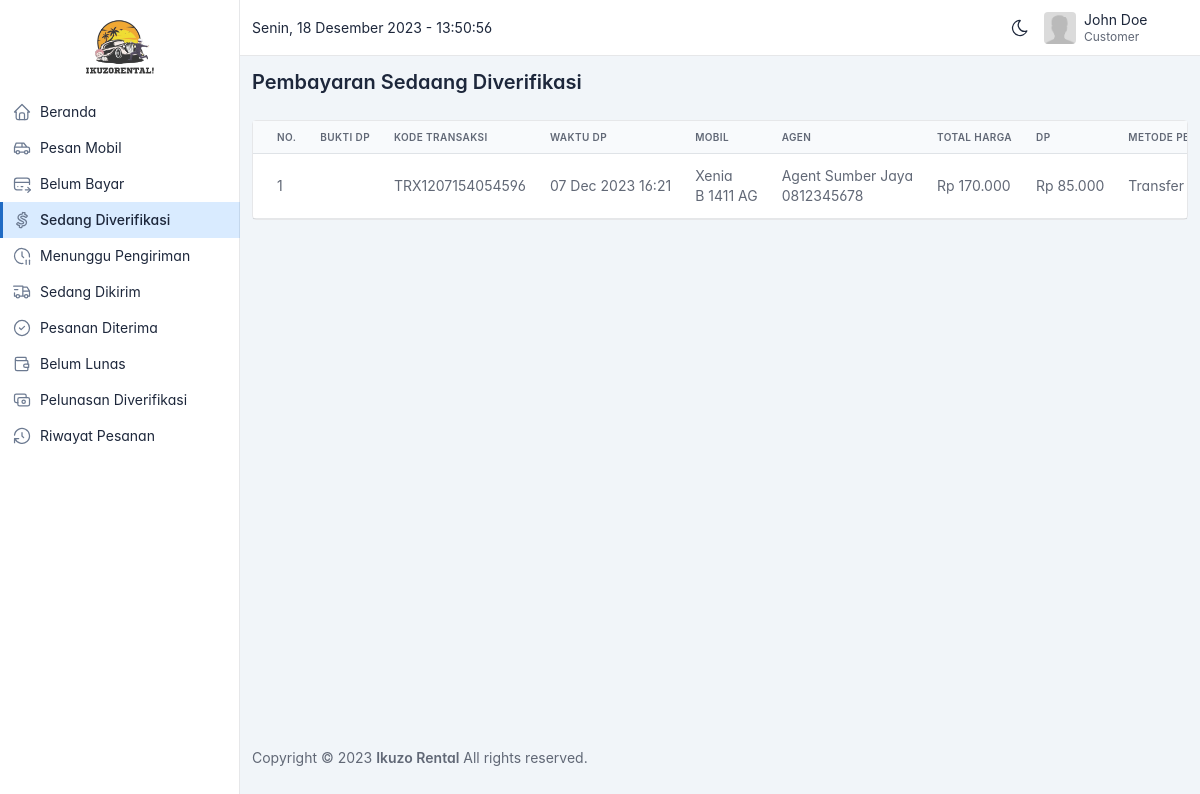
The app's page /customer/pembayaran-diverifikasi.php (signed in), older data.
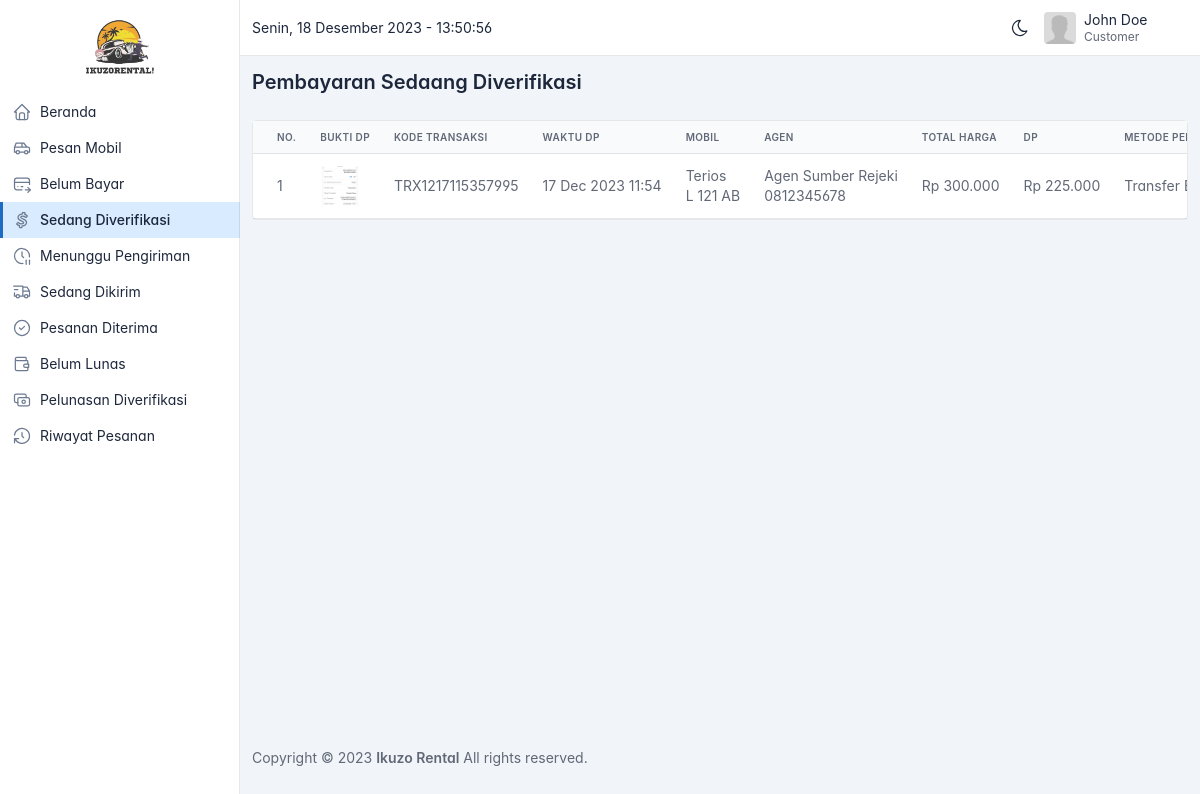
The same page, newer data.
### tables this page shows
CREATE TABLE `transaksi` (
  `id` bigint(20) UNSIGNED NOT NULL,
  `mobil_id` bigint(20) UNSIGNED NOT NULL,
  `user_id` bigint(20) UNSIGNED NOT NULL,
  `agen_id` bigint(20) UNSIGNED NOT NULL,
  `metode_pembayaran_id` bigint(20) UNSIGNED DEFAULT NULL,
  `status_pembayaran_id` bigint(20) UNSIGNED NOT NULL,
  `status_pengiriman_id` bigint(20) UNSIGNED NOT NULL,
  `status_pengembalian_id` bigint(20) UNSIGNED NOT NULL,
  `jasa_kirim_id` bigint(20) UNSIGNED NOT NULL,
  `denda_id` bigint(20) UNSIGNED DEFAULT NULL,
  `kode_transaksi` varchar(255) NOT NULL,
  `nama_penerima` varchar(255) NOT NULL,
  `alamat_penerima` varchar(255) NOT NULL,
  `no_hp_penerima` varchar(255) NOT NULL,
  `tanggal_sewa` datetime NOT NULL,
  `tanggal_pemesanan` datetime NOT NULL,
  `tanggal_pengembalian` datetime DEFAULT NULL,
  `jumlah_hari` int(11) NOT NULL,
  `total_harga` int(11) NOT NULL,
  `diskon` int(11) DEFAULT NULL,
  `persentase_dp` int(11) DEFAULT NULL,
  `jumlah_dp` int(11) DEFAULT NULL,
  `bukti_dp` varchar(255) DEFAULT NULL,
  `tanggal_dp` datetime DEFAULT NULL,
  `jumlah_bayar_lunas` int(11) DEFAULT NULL,
  `bukti_bayar_lunas` varchar(255) DEFAULT NULL,
  `tanggal_bayar_lunas` datetime DEFAULT NULL
);

CREATE TABLE `mobil` (
  `id` bigint(20) UNSIGNED NOT NULL,
  `agen_id` bigint(20) UNSIGNED NOT NULL,
  `merk_id` bigint(20) UNSIGNED NOT NULL,
  `jenis_id` bigint(20) UNSIGNED NOT NULL,
  `transmisi_id` bigint(20) UNSIGNED NOT NULL,
  `warna_id` bigint(20) UNSIGNED NOT NULL,
  `cc_id` bigint(20) UNSIGNED NOT NULL,
  `tipe_id` bigint(20) UNSIGNED NOT NULL,
  `nama` varchar(255) NOT NULL,
  `plat_nomor` varchar(255) NOT NULL,
  `tahun` varchar(255) DEFAULT NULL,
  `harga` bigint(20) NOT NULL,
  `kapasitas` int(11) NOT NULL,
  `foto` varchar(255) DEFAULT NULL,
  `status` varchar(255) NOT NULL DEFAULT 'available'
);

CREATE TABLE `agen` (
  `id` bigint(20) UNSIGNED NOT NULL,
  `user_id` bigint(20) UNSIGNED NOT NULL,
  `nama` varchar(255) NOT NULL,
  `alamat` varchar(255) DEFAULT NULL,
  `telepon` varchar(255) DEFAULT NULL,
  `no_rekening` varchar(255) DEFAULT NULL,
  `bank` varchar(255) DEFAULT NULL,
  `atas_nama` varchar(255) DEFAULT NULL
);

CREATE TABLE `metode_pembayaran` (
  `id` bigint(20) UNSIGNED NOT NULL,
  `nama` varchar(255) NOT NULL
);

### helper/helpers.php (called while the page is built, shortened)
<?php
function asset($path)
{
  $request_uri = $_SERVER['REQUEST_URI'];
  $array = explode('/', $request_uri);
  $app_url = $array[0] . '/' . $array[1];
  return $app_url . '/assets/' . $path;
}
function format_rupiah($angka)
{
  $hasil_rupiah = "Rp " . number_format($angka, 0, ',', '.');
  return $hasil_rupiah;
}

### customer/pembayaran-diverifikasi.php (the view, shortened to what this page needs)
<?php
include('partials/header.php');
$query = "
  SELECT transaksi.*,
  mobil.nama AS nama_mobil,
  mobil.foto AS foto_mobil,
  mobil.plat_nomor AS plat_nomor_mobil,
  agen.nama AS nama_agen,
  agen.no_rekening AS no_rekening_agen,
  agen.atas_nama AS atas_nama_agen,
  agen.bank AS bank_agen,
  agen.telepon AS telepon_agen,
  metode_pembayaran.nama AS nama_metode_pembayaran
  FROM transaksi
  JOIN mobil ON transaksi.mobil_id = mobil.id
  JOIN agen ON transaksi.agen_id = agen.id
  JOIN metode_pembayaran ON transaksi.metode_pembayaran_id = metode_pembayaran.id
  WHERE transaksi.user_id = {$_SESSION['user']['id']} AND transaksi.status_pembayaran_id = 2
  ORDER BY transaksi.tanggal_pemesanan DESC
";
$result = mysqli_query($conn, $query);
$transaksi = mysqli_fetch_all($result, MYSQLI_ASSOC);
?>
<link href="https://unpkg.com/filepond/dist/filepond.css" rel="stylesheet">
<link href="https://unpkg.com/filepond-plugin-image-preview/dist/filepond-plugin-image-preview.css" rel="stylesheet" />
<div class="page-header d-print-none mt-2">
  <div class="container-xl">
    <div class="row g-2 align-items-center">
      <div class="col">
        <h3 class="page-title">
          Pembayaran Sedaang Diverifikasi
        </h3>
      </div>
    </div>
  </div>
</div>
<div class="page-body">
  <div class="container-xl">
    <div class="row">
      <div class="col">
        <div class="card">
          <div class="table-responsive">
            <table class="table card-table table-vcenter text-nowrap datatable">
              <thead>
                <tr>
                  <th>No.</th>
                  <th>Bukti DP</th>
                  <th>Kode Transaksi</th>
                  <th>Waktu DP</th>
                  <th>Mobil</th>
                  <th>Agen</th>
                  <th>Total Harga</th>
                  <th>DP</th>
                  <th>Metode Pembayaran</th>
                </tr>
              </thead>
              <tbody>
                <?php foreach ($transaksi as $index => $item) : ?>
                  <tr class="text-muted">
                    <td>
                      <?= $index + 1 ?>
                    </td>
                    <td>
                      <a class="avatar me-2 image-preview cursor-pointer" data-fslightbox="image-<?= $index + 1 ?>" href="<?= asset($item['bukti_dp'] != '' ? $item['bukti_dp'] : 'images/default.png') ?>" style="background-image: url(<?= asset($item['bukti_dp'] != '' ? $item['bukti_dp'] : 'images/default.png') ?>)">
                      </a>
                    </td>
                    <td>
                      <?= $item['kode_transaksi'] ?>
                    </td>
                    <td>
                      <?= date('d M Y H:i', strtotime($item['tanggal_dp'])) ?>
                    </td>
                    <td>
                      <span <?= add_title_tooltip($item['nama_mobil'], 24) ?>>
                        <?= mb_strimwidth($item['nama_mobil'], 0, 24, '...') ?>
                      </span>
                      <br>
                      <?= $item['plat_nomor_mobil'] ?>
                    </td>
                    <td>
                      <span <?= add_title_tooltip($item['nama_agen'], 24) ?>>
                        <?= mb_strimwidth($item['nama_agen'], 0, 24, '...') ?>
                      </span>
                      <br>
                      <?= $item['telepon_agen'] ?>
                    </td>
                    <td>
                      <?= format_rupiah($item['total_harga']) ?>
                    </td>
                    <td>
                      <?= format_rupiah($item['jumlah_dp']) ?>
                    </td>
                    <td>
                      <?= $item['nama_metode_pembayaran'] ?>
                    </td>
                  </tr>
                <?php endforeach ?>
              </tbody>
            </table>
          </div>
        </div>
      </div>
    </div>
  </div>
</div>
<?php include('partials/footer.php') ?>

Row changes from the older to the newer data that the page shows:
removed transaksi: kode_transaksi "TRX1207154054596", tanggal_dp "07 Dec 2023 16:21", mobil.nama "Xenia", mobil.plat_nomor "B 1411 AG", agen.nama "Agent Sumber Jaya", agen.telepon "0812345678", total_harga "Rp 170.000", jumlah_dp "Rp 85.000", metode_pembayaran.nama "Transfer…"
added transaksi: bukti_dp (picture), kode_transaksi "TRX1217115357995", tanggal_dp "17 Dec 2023 11:54", mobil.nama "Terios", mobil.plat_nomor "L 121 AB", agen.nama "Agen Sumber Rejeki", agen.telepon "0812345678", total_harga "Rp 300.000", jumlah_dp "Rp 225.000", metode_pembayaran.nama "Transfer…"
